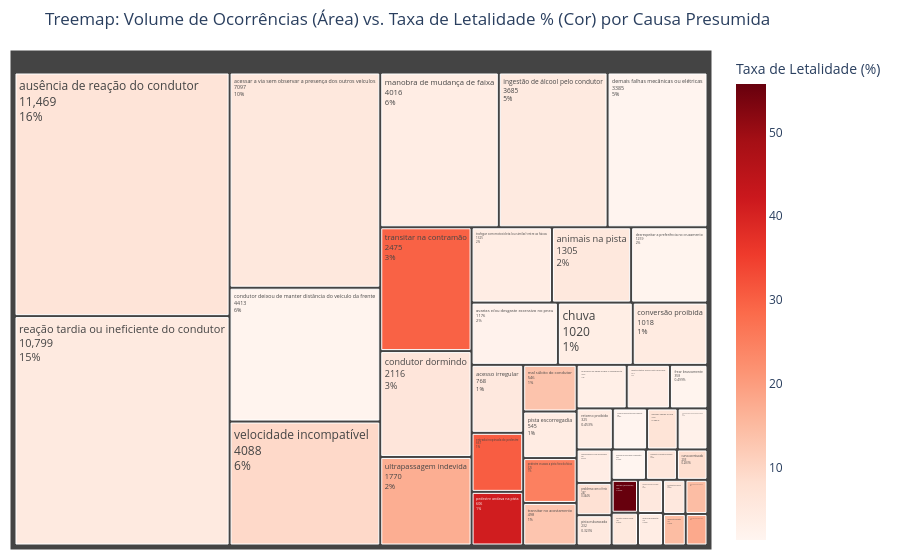

Source (notebook cell):
### Code cell
# Visualização: Treemap Interativo com Plotly Express
import plotly.express as px

fig = px.treemap(
    causas_filtradas,
    path=['causa_acidente'],
    values='ocorrencias',
    color='taxa_letalidade',
    color_continuous_scale='Reds',
    title='Treemap: Volume de Ocorrências (Área) vs. Taxa de Letalidade % (Cor) por Causa Presumida',
    labels={
        'ocorrencias': 'Total de Sinistros',
        'taxa_letalidade': 'Taxa de Letalidade (%)',
        'causa_acidente': 'Causa Presumida'
    }
)

fig.update_traces(
    textinfo="label+value+percent parent",
    hovertemplate="<b>%{label}</b><br>Ocorrências: %{value}<br>Taxa de Letalidade: %{color:.2f}%"
)

fig.update_layout(margin=dict(t=50, l=10, r=10, b=10))
fig.show()

### Figure 1 — Plotly figure (JSON) as saved in the notebook; plotly's stock layout.template omitted (floating-point values rounded to 4 significant figures)
{"data": [{"branchvalues": "total", "customdata": [[5.552], [5.469], [5.389], [1.623], [3.354], [1.316], [5.825], [5.517], [6.792], [3.933], [2.211], [3.906], [3.725], [1.768], [2.612], [6.38], [5.291], [4.715], [8.374], [14.55], [1.536], [6.909], [1.747], [30.43], [5.495], [1.676], [14.65], [4.885], [13.37], [4.009], [3.883], [18.0], [41.25], [24.76], [5.172], [4.22], [7.692], [4.889], [4.308], [55.79], [4.0], [29.74], [13.05], [17.06], [9.418]], "domain": {"x": [0, 1], "y": [0, 1]}, "hovertemplate": "<b>%{label}</b><br>Ocorrências: %{value}<br>Taxa de Letalidade: %{color:.2f}%", "ids": ["acessar a via sem observar a presença dos outros veículos", "acesso irregular", "acostamento em desnível", "acumulo de areia ou detritos sobre o pavimento", "acumulo de água sobre o pavimento", "acumulo de óleo sobre o pavimento", "afundamento ou ondulação no pavimento", "animais na pista", "ausência de reação do condutor", "ausência de sinalização", "avarias e/ou desgaste excessivo no pneu", "carga excessiva e/ou mal acondicionada", "chuva", "condutor deixou de manter distância do veículo da frente", "condutor desrespeitou a iluminação vermelha do semáforo", "condutor dormindo", "condutor usando celular", "conversão proibida", "curva acentuada", "deficiência do sistema de iluminação/sinalização", "demais falhas mecânicas ou elétricas", "demais falhas na via", "desrespeitar a preferência no cruzamento", "entrada inopinada do pedestre", "estacionar ou parar em local proibido", "frear bruscamente", "iluminação deficiente", "ingestão de álcool pelo condutor", "mal súbito do condutor", "manobra de mudança de faixa", "objeto estático sobre o leito carroçável", "pedestre - ingestão de álcool/ substâncias psicoativas", "pedestre andava na pista", "pedestre cruzava a pista fora da faixa", "pista esburacada", "pista escorregadia", "problema com o freio", "reação tardia ou ineficiente do condutor", "retorno proibido", "suicídio (presumido)", "trafegar com motocicleta (ou similar) entre as faixas", "transitar na contramão", "transitar no acostamento", "ultrapassagem indevida", "velocidade incompatível"], "labels": ["acessar a via sem observar a presença dos outros veículos", "acesso irregular", "acostamento em desnível", "acumulo de areia ou detritos sobre o pavimento", "acumulo de água sobre o pavimento", "acumulo de óleo sobre o pavimento", "afundamento ou ondulação no pavimento", "animais na pista", "ausência de reação do condutor", "ausência de sinalização", "avarias e/ou desgaste excessivo no pneu", "carga excessiva e/ou mal acondicionada", "chuva", "condutor deixou de manter distância do veículo da frente", "condutor desrespeitou a iluminação vermelha do semáforo", "condutor dormindo", "condutor usando celular", "conversão proibida", "curva acentuada", "deficiência do sistema de iluminação/sinalização", "demais falhas mecânicas ou elétricas", "demais falhas na via", "desrespeitar a preferência no cruzamento", "entrada inopinada do pedestre", "estacionar ou parar em local proibido", "frear bruscamente", "iluminação deficiente", "ingestão de álcool pelo condutor", "mal súbito do condutor", "manobra de mudança de faixa", "objeto estático sobre o leito carroçável", "pedestre - ingestão de álcool/ substâncias psicoativas", "pedestre andava na pista", "pedestre cruzava a pista fora da faixa", "pista esburacada", "pista escorregadia", "problema com o freio", "reação tardia ou ineficiente do condutor", "retorno proibido", "suicídio (presumido)", "trafegar com motocicleta (ou similar) entre as faixas", "transitar na contramão", "transitar no acostamento", "ultrapassagem indevida", "velocidade incompatível"], "marker": {"coloraxis": "coloraxis", "colors": [5.552, 5.469, 5.389, 1.623, 3.354, 1.316, 5.825, 5.517, 6.792, 3.933, 2.211, 3.906, 3.725, 1.768, 2.612, 6.38, 5.291, 4.715, 8.374, 14.55, 1.536, 6.909, 1.747, 30.43, 5.495, 1.676, 14.65, 4.885, 13.37, 4.009, 3.883, 18.0, 41.25, 24.76, 5.172, 4.22, 7.692, 4.889, 4.308, 55.79, 4.0, 29.74, 13.05, 17.06, 9.418]}, "name": "", "parents": ["", "", "", "", "", "", "", "", "", "", "", "", "", "", "", "", "", "", "", "", "", "", "", "", "", "", "", "", "", "", "", "", "", "", "", "", "", "", "", "", "", "", "", "", ""], "textinfo": "label+value+percent parent", "type": "treemap", "values": [7097.0, 768.0, 167.0, 308.0, 477.0, 228.0, 206.0, 1305.0, 11470.0, 178.0, 1176.0, 256.0, 1020.0, 4413.0, 268.0, 2116.0, 189.0, 1018.0, 203.0, 165.0, 3385.0, 275.0, 1259.0, 667.0, 182.0, 358.0, 157.0, 3685.0, 546.0, 4016.0, 412.0, 150.0, 606.0, 525.0, 232.0, 545.0, 247.0, 10800.0, 325.0, 190.0, 1325.0, 2475.0, 498.0, 1770.0, 4088.0]}], "layout": {"coloraxis": {"autocolorscale": false, "colorbar": {"title": {"text": "Taxa de Letalidade (%)"}}, "colorscale": [[0, "rgb(255,245,240)"], [0.125, "rgb(254,224,210)"], [0.25, "rgb(252,187,161)"], [0.375, "rgb(252,146,114)"], [0.5, "rgb(251,106,74)"], [0.625, "rgb(239,59,44)"], [0.75, "rgb(203,24,29)"], [0.875, "rgb(165,15,21)"], [1, "rgb(103,0,13)"]]}, "legend": {"tracegroupgap": 0}, "margin": {"b": 10, "l": 10, "r": 10, "t": 50}, "title": {"text": "Treemap: Volume de Ocorrências (Área) vs. Taxa de Letalidade % (Cor) por Causa Presumida"}}}
